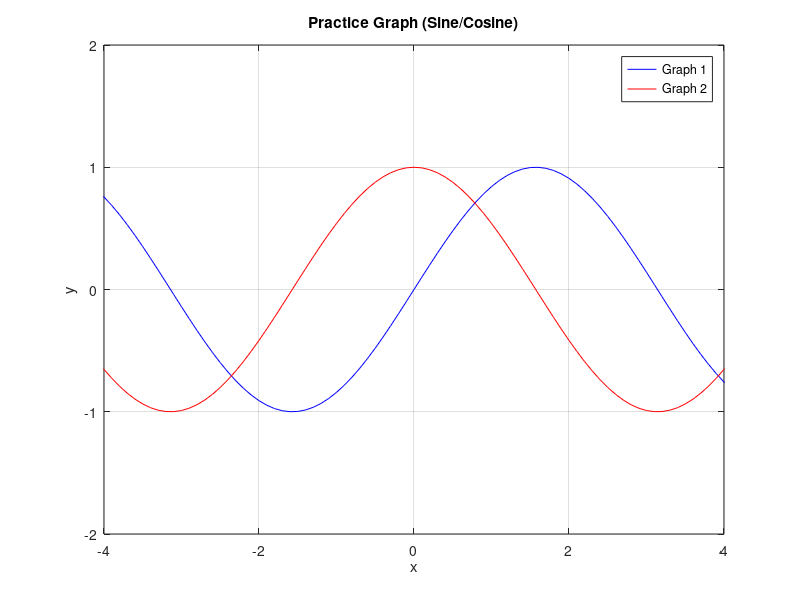

This chart was generated by the following MATLAB code:
x=[-5:0.1:5];
y1 = sin(x);
y2 = cos(x);
plot(x, y1, 'b', x, y2, 'r')
xlabel('x')
ylabel('y')
title('Practice Graph (Sine/Cosine)')
axis([-4 4 -2 2])
legend("Graph 1", "Graph 2")
grid on
